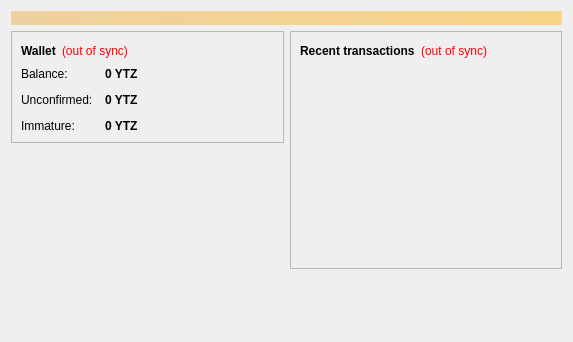
<?xml version="1.0" encoding="UTF-8"?>
<ui version="4.0">
 <class>OverviewPage</class>
 <widget class="QWidget" name="OverviewPage">
  <property name="geometry">
   <rect>
    <x>0</x>
    <y>0</y>
    <width>573</width>
    <height>342</height>
   </rect>
  </property>
  <property name="windowTitle">
   <string>Form</string>
  </property>
  <layout class="QVBoxLayout" name="topLayout">
   <item>
    <widget class="QLabel" name="labelAlerts">
     <property name="visible">
      <bool>false</bool>
     </property>
     <property name="styleSheet">
      <string notr="true">background-color: qlineargradient(x1: 0, y1: 0, x2: 1, y2: 0, stop:0 #F0D0A0, stop:1 #F8D488); color:#000000;</string>
     </property>
     <property name="wordWrap">
      <bool>true</bool>
     </property>
     <property name="margin">
      <number>3</number>
     </property>
    </widget>
   </item>
   <item>
    <layout class="QHBoxLayout" name="horizontalLayout" stretch="1,1">
     <item>
      <layout class="QVBoxLayout" name="verticalLayout_2">
       <item>
        <widget class="QFrame" name="frame">
         <property name="frameShape">
          <enum>QFrame::StyledPanel</enum>
         </property>
         <property name="frameShadow">
          <enum>QFrame::Raised</enum>
         </property>
         <layout class="QVBoxLayout" name="verticalLayout_4">
          <item>
           <layout class="QHBoxLayout" name="horizontalLayout_4">
            <item>
             <widget class="QLabel" name="label_5">
              <property name="font">
               <font>
                <weight>75</weight>
                <bold>true</bold>
               </font>
              </property>
              <property name="text">
               <string>Wallet</string>
              </property>
             </widget>
            </item>
            <item>
             <widget class="QLabel" name="labelWalletStatus">
              <property name="toolTip">
               <string>The displayed information may be out of date. Your wallet automatically synchronizes with the Yatracoin network after a connection is established, but this process has not completed yet.</string>
              </property>
              <property name="styleSheet">
               <string notr="true">QLabel { color: red; }</string>
              </property>
              <property name="text">
               <string notr="true">(out of sync)</string>
              </property>
              <property name="alignment">
               <set>Qt::AlignLeading|Qt::AlignLeft|Qt::AlignVCenter</set>
              </property>
             </widget>
            </item>
            <item>
             <spacer name="horizontalSpacer_2">
              <property name="orientation">
               <enum>Qt::Horizontal</enum>
              </property>
              <property name="sizeHint" stdset="0">
               <size>
                <width>40</width>
                <height>20</height>
               </size>
              </property>
             </spacer>
            </item>
           </layout>
          </item>
          <item>
           <layout class="QFormLayout" name="formLayout_2">
            <property name="fieldGrowthPolicy">
             <enum>QFormLayout::AllNonFixedFieldsGrow</enum>
            </property>
            <property name="horizontalSpacing">
             <number>12</number>
            </property>
            <property name="verticalSpacing">
             <number>12</number>
            </property>
            <item row="0" column="0">
             <widget class="QLabel" name="label">
              <property name="text">
               <string>Balance:</string>
              </property>
             </widget>
            </item>
            <item row="0" column="1">
             <widget class="QLabel" name="labelBalance">
              <property name="font">
               <font>
                <weight>75</weight>
                <bold>true</bold>
               </font>
              </property>
              <property name="cursor">
               <cursorShape>IBeamCursor</cursorShape>
              </property>
              <property name="toolTip">
               <string>Your current balance</string>
              </property>
              <property name="text">
               <string notr="true">0 YTZ</string>
              </property>
              <property name="textInteractionFlags">
               <set>Qt::LinksAccessibleByMouse|Qt::TextSelectableByKeyboard|Qt::TextSelectableByMouse</set>
              </property>
             </widget>
            </item>
            <item row="1" column="0">
             <widget class="QLabel" name="label_3">
              <property name="text">
               <string>Unconfirmed:</string>
              </property>
             </widget>
            </item>
            <item row="1" column="1">
             <widget class="QLabel" name="labelUnconfirmed">
              <property name="font">
               <font>
                <weight>75</weight>
                <bold>true</bold>
               </font>
              </property>
              <property name="cursor">
               <cursorShape>IBeamCursor</cursorShape>
              </property>
              <property name="toolTip">
               <string>Total of transactions that have yet to be confirmed, and do not yet count toward the current balance</string>
              </property>
              <property name="text">
               <string notr="true">0 YTZ</string>
              </property>
              <property name="textInteractionFlags">
               <set>Qt::LinksAccessibleByMouse|Qt::TextSelectableByKeyboard|Qt::TextSelectableByMouse</set>
              </property>
             </widget>
            </item>
            <item row="2" column="0">
             <widget class="QLabel" name="labelImmatureText">
              <property name="text">
               <string>Immature:</string>
              </property>
             </widget>
            </item>
            <item row="2" column="1">
             <widget class="QLabel" name="labelImmature">
              <property name="font">
               <font>
                <weight>75</weight>
                <bold>true</bold>
               </font>
              </property>
              <property name="toolTip">
               <string>Mined balance that has not yet matured</string>
              </property>
              <property name="text">
               <string notr="true">0 YTZ</string>
              </property>
              <property name="textInteractionFlags">
               <set>Qt::LinksAccessibleByMouse|Qt::TextSelectableByKeyboard|Qt::TextSelectableByMouse</set>
              </property>
             </widget>
            </item>
           </layout>
          </item>
         </layout>
        </widget>
       </item>
       <item>
        <spacer name="verticalSpacer">
         <property name="orientation">
          <enum>Qt::Vertical</enum>
         </property>
         <property name="sizeHint" stdset="0">
          <size>
           <width>20</width>
           <height>40</height>
          </size>
         </property>
        </spacer>
       </item>
      </layout>
     </item>
     <item>
      <layout class="QVBoxLayout" name="verticalLayout_3">
       <item>
        <widget class="QFrame" name="frame_2">
         <property name="frameShape">
          <enum>QFrame::StyledPanel</enum>
         </property>
         <property name="frameShadow">
          <enum>QFrame::Raised</enum>
         </property>
         <layout class="QVBoxLayout" name="verticalLayout">
          <item>
           <layout class="QHBoxLayout" name="horizontalLayout_2">
            <item>
             <widget class="QLabel" name="label_4">
              <property name="text">
               <string>&lt;b&gt;Recent transactions&lt;/b&gt;</string>
              </property>
             </widget>
            </item>
            <item>
             <widget class="QLabel" name="labelTransactionsStatus">
              <property name="toolTip">
               <string>The displayed information may be out of date. Your wallet automatically synchronizes with the Yatracoin network after a connection is established, but this process has not completed yet.</string>
              </property>
              <property name="styleSheet">
               <string notr="true">QLabel { color: red; }</string>
              </property>
              <property name="text">
               <string notr="true">(out of sync)</string>
              </property>
              <property name="alignment">
               <set>Qt::AlignRight|Qt::AlignTrailing|Qt::AlignVCenter</set>
              </property>
             </widget>
            </item>
            <item>
             <spacer name="horizontalSpacer">
              <property name="orientation">
               <enum>Qt::Horizontal</enum>
              </property>
              <property name="sizeHint" stdset="0">
               <size>
                <width>40</width>
                <height>20</height>
               </size>
              </property>
             </spacer>
            </item>
           </layout>
          </item>
          <item>
           <widget class="QListView" name="listTransactions">
            <property name="styleSheet">
             <string notr="true">QListView { background: transparent; }</string>
            </property>
            <property name="frameShape">
             <enum>QFrame::NoFrame</enum>
            </property>
            <property name="verticalScrollBarPolicy">
             <enum>Qt::ScrollBarAlwaysOff</enum>
            </property>
            <property name="horizontalScrollBarPolicy">
             <enum>Qt::ScrollBarAlwaysOff</enum>
            </property>
            <property name="selectionMode">
             <enum>QAbstractItemView::NoSelection</enum>
            </property>
           </widget>
          </item>
         </layout>
        </widget>
       </item>
       <item>
        <spacer name="verticalSpacer_2">
         <property name="orientation">
          <enum>Qt::Vertical</enum>
         </property>
         <property name="sizeHint" stdset="0">
          <size>
           <width>20</width>
           <height>40</height>
          </size>
         </property>
        </spacer>
       </item>
      </layout>
     </item>
    </layout>
   </item>
  </layout>
 </widget>
 <resources/>
 <connections/>
</ui>
